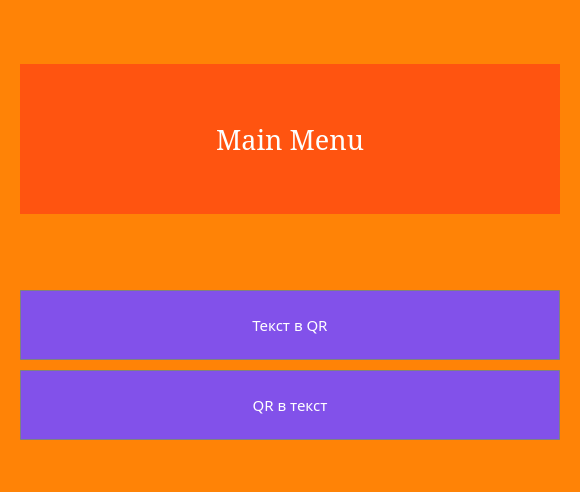
<?xml version="1.0" encoding="UTF-8"?>
<ui version="4.0">
 <class>main</class>
 <widget class="QWidget" name="main">
  <property name="geometry">
   <rect>
    <x>0</x>
    <y>0</y>
    <width>580</width>
    <height>492</height>
   </rect>
  </property>
  <property name="windowTitle">
   <string>main</string>
  </property>
  <property name="styleSheet">
   <string notr="true">QWidget{
	border: 0px solid grey;
	background-color: rgb(255, 131, 6);
}

QMenu {
    background-color: white;
    border: 1px solid #4495D1;
    padding: 1px;
}</string>
  </property>
  <layout class="QVBoxLayout" name="verticalLayout">
   <property name="spacing">
    <number>26</number>
   </property>
   <property name="leftMargin">
    <number>20</number>
   </property>
   <property name="topMargin">
    <number>0</number>
   </property>
   <property name="rightMargin">
    <number>20</number>
   </property>
   <property name="bottomMargin">
    <number>0</number>
   </property>
   <item>
    <spacer name="verticalSpacer">
     <property name="orientation">
      <enum>Qt::Vertical</enum>
     </property>
     <property name="sizeType">
      <enum>QSizePolicy::Fixed</enum>
     </property>
     <property name="sizeHint" stdset="0">
      <size>
       <width>23</width>
       <height>14</height>
      </size>
     </property>
    </spacer>
   </item>
   <item>
    <widget class="QLabel" name="label">
     <property name="sizePolicy">
      <sizepolicy hsizetype="Minimum" vsizetype="Fixed">
       <horstretch>0</horstretch>
       <verstretch>0</verstretch>
      </sizepolicy>
     </property>
     <property name="minimumSize">
      <size>
       <width>0</width>
       <height>150</height>
      </size>
     </property>
     <property name="font">
      <font>
       <family>MS Serif</family>
       <pointsize>20</pointsize>
       <weight>50</weight>
       <bold>false</bold>
       <underline>false</underline>
       <strikeout>false</strikeout>
       <kerning>false</kerning>
      </font>
     </property>
     <property name="styleSheet">
      <string notr="true">background-color: rgb(255, 84, 16);
color: rgb(253, 255, 255)</string>
     </property>
     <property name="text">
      <string>Main Menu</string>
     </property>
     <property name="alignment">
      <set>Qt::AlignCenter</set>
     </property>
    </widget>
   </item>
   <item>
    <layout class="QVBoxLayout" name="verticalLayout_2">
     <property name="spacing">
      <number>10</number>
     </property>
     <property name="bottomMargin">
      <number>0</number>
     </property>
     <item>
      <widget class="QPushButton" name="pushButton">
       <property name="sizePolicy">
        <sizepolicy hsizetype="Minimum" vsizetype="Fixed">
         <horstretch>0</horstretch>
         <verstretch>0</verstretch>
        </sizepolicy>
       </property>
       <property name="minimumSize">
        <size>
         <width>0</width>
         <height>70</height>
        </size>
       </property>
       <property name="font">
        <font>
         <family>Sitka Small</family>
         <pointsize>11</pointsize>
        </font>
       </property>
       <property name="cursor">
        <cursorShape>ArrowCursor</cursorShape>
       </property>
       <property name="styleSheet">
        <string notr="true">QPushButton{
	border: 1px solid grey;
	background-color: rgb(130, 81, 234);
	color: white;
}
QPushButton:hover{
	background-color: #9651EA;
	border: 1px solid grey;
	color: white;
}
QPushButton:pressed{
	background-color: #AA38EA;
	border: 1px solid grey;
	color: white;
}</string>
       </property>
       <property name="text">
        <string>Текст в QR</string>
       </property>
      </widget>
     </item>
     <item>
      <widget class="QPushButton" name="pushButton_2">
       <property name="sizePolicy">
        <sizepolicy hsizetype="Minimum" vsizetype="Fixed">
         <horstretch>0</horstretch>
         <verstretch>0</verstretch>
        </sizepolicy>
       </property>
       <property name="minimumSize">
        <size>
         <width>0</width>
         <height>70</height>
        </size>
       </property>
       <property name="font">
        <font>
         <family>Sitka Small</family>
         <pointsize>11</pointsize>
        </font>
       </property>
       <property name="cursor">
        <cursorShape>ArrowCursor</cursorShape>
       </property>
       <property name="styleSheet">
        <string notr="true">QPushButton{
	border: 1px solid grey;
	background-color: rgb(130, 81, 234);
	color: white;
}
QPushButton:hover{
	background-color: #9651EA;
	border: 1px solid grey;
	color: white;
}
QPushButton:pressed{
	background-color: #AA38EA;
	border: 1px solid grey;
	color: white;
}</string>
       </property>
       <property name="text">
        <string>QR в текст</string>
       </property>
      </widget>
     </item>
    </layout>
   </item>
  </layout>
 </widget>
 <resources/>
 <connections/>
</ui>
